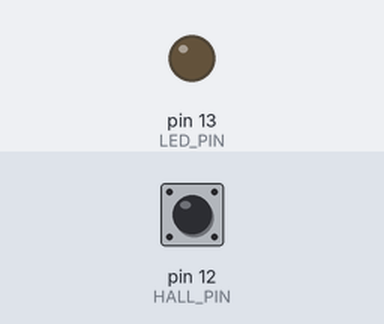
Bench run of a sketch on a simulated Arduino Uno, built with avr-gcc and run on an emulated ATmega328P. Parts: output pins drawn as LEDs (lit = HIGH). Inputs (shaded band) come from the test bench; at power-on: pin 12 (HALL_PIN) LOW. What the sketch prints to the serial monitor is not drawn.

Above: at 1.2 s.
1.3 s: pin 12 (HALL_PIN) driven HIGH
2.9 s: pin 12 (HALL_PIN) pulsed LOW 2 times (0.12 s each, 0.3 s apart)
Timing chart, 0 to 5.9 s (numbered marks = the images above; inputs shaded):
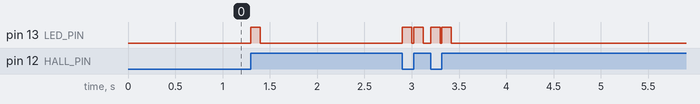

Measured:
- after the input at 1.3 s, pin 13 (LED_PIN): LOW → HIGH at once, → LOW 0.10 s later

The sketch:

hall.ino
```cpp
/**
 * Sketch to measure rotation of hamster wheel with magnets attached.
 *
 * Using hall sensor (U18).
 *
 * Pins when looking at model number on sensor:
 *   left   : Vin
 *   middle : ground
 *   right  : output
 */

// declare pin constants
#define HALL_PIN 12
#define LED_PIN 13

// other constants
#define CIRCUMFERENCE 0.44

// variables
int hallState = 0;
int lastTime = 0;   // last time magnetic field was sensed
int totalTime = 0;  // total time during this run
int timeChecks = 0; // how many times magnetic field has been detected this run
int timeDiff = 0;   // time (in miliseconds) since last detection

void setup() {
  pinMode(LED_PIN, OUTPUT);
  pinMode(HALL_PIN, INPUT);

  Serial.begin(9600);
}

void flash()
{
  digitalWrite(LED_PIN, HIGH);
  delay(100);
  digitalWrite(LED_PIN, LOW);
}

void calcTime()
{
  timeDiff = millis() - lastTime;
  lastTime = millis();

  // Serial.println(timeDiff);

  if (timeDiff < 2000)
  {
    totalTime += timeDiff;
    timeChecks++;
  }
}

void checkRunning()
{
  int raw = digitalRead(HALL_PIN);

  // Serial.println(raw);

  if (raw != hallState)
  {
    hallState = raw;

    // do timing measurements
    calcTime();

    // flash pin 13 led
    flash();
  }
}

void checkOutput()
{
  // if it's been over 2 seconds since last detection and there has been at least 4 detections, output results of this run
  if (((int)millis() - lastTime) > 2000)
  {
    if (timeChecks >= 4)
    {
      // calculate info to send out
      double averageRotationTime = (totalTime / timeChecks) * 2;
      double speed = CIRCUMFERENCE / (averageRotationTime / 1000);
      double distance = (CIRCUMFERENCE * timeChecks) / 2;

      // send it
      Serial.print(timeChecks);
      Serial.print(",");
      Serial.print(totalTime);
      Serial.print(",");
      Serial.print(averageRotationTime);
      Serial.print(",");
      Serial.print(speed);
      Serial.print(",");
      Serial.print(distance);
      Serial.print("\n");

      // reset variables
      totalTime = 0;
      timeChecks = 0;
      lastTime = millis();
    }
    else
    {
      // just reset variables
      totalTime = 0;
      timeChecks = 0;
      lastTime = millis();
    }
  }
}

void loop(){
  // try to detect change in magnetic field
  checkRunning();

  // determine whether or not to send output
  checkOutput();
}
```
